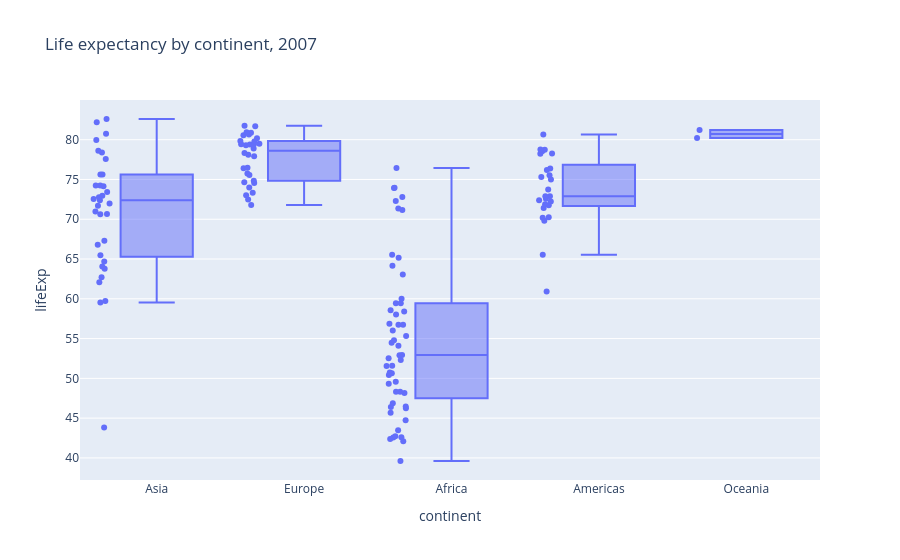

This figure's notebook cell:
### Markdown cell above
### Box: one variable split by a category

### Code cell
fig_box = px.box(df07, x='continent', y='lifeExp', points='all', hover_name='country',
                 title='Life expectancy by continent, 2007')
fig_box.show()

### Figure 1 — Plotly figure (JSON) as saved in the notebook; plotly's stock layout.template omitted (floating-point values rounded to 4 significant figures; data arrays with more than 128 entries replaced by an {"elided": "..."} marker saying what was removed)
{"data": [{"alignmentgroup": "True", "boxpoints": "all", "hovertemplate": "<b>%{hovertext}</b><br><br>continent=%{x}<br>lifeExp=%{y}<extra></extra>", "hovertext": {"elided": "142 str values"}, "legendgroup": "", "marker": {"color": "#636efa"}, "name": "", "notched": false, "offsetgroup": "", "orientation": "v", "showlegend": false, "type": "box", "x": {"elided": "142 str values"}, "x0": " ", "xaxis": "x", "y": {"elided": "142 float values"}, "y0": " ", "yaxis": "y"}], "layout": {"boxmode": "group", "legend": {"tracegroupgap": 0}, "title": {"text": "Life expectancy by continent, 2007"}, "xaxis": {"anchor": "y", "domain": [0.0, 1.0], "title": {"text": "continent"}}, "yaxis": {"anchor": "x", "domain": [0.0, 1.0], "title": {"text": "lifeExp"}}}}
